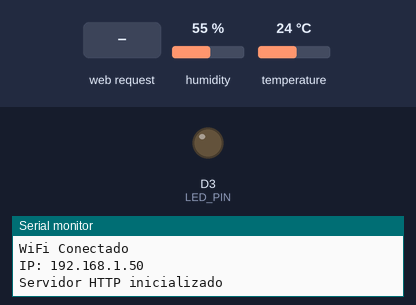
Recording of a sketch running on a simulated ESP8266 (NodeMCU). Parts: output pins drawn as LEDs (lit = HIGH), the last lines printed to the serial monitor. The inputs (shaded band) are chosen by the test bench; at power-on: humidity 55 %, temperature 24 °C. WiFi joins after 1.5 s; servers stay silent unless stated.

Above: at 3.2 s.
3.3 s: HTTP request GET / received
At 4.0 s:
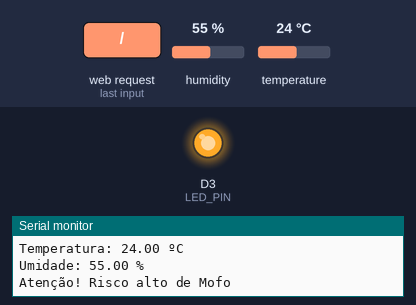
Timing chart, 0 to 6.3 s (numbered marks = the images above; inputs shaded):
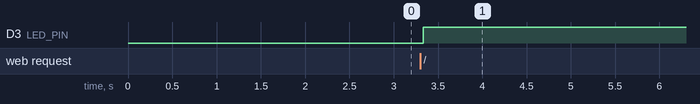

The sketch:

Fool_s_Mold.ino
```cpp
#include <ESP8266WiFi.h> //Biblioteca para funcionamento do WiFi do ESP
#include <ESP8266WebServer.h> //Biblioteca para o ESP funcionar como servidor
#include <DHT.h> //Biblioteca para funcionamento do sensor de temperatura e umidade DHT11

const char* ssid = "Damaa"; // Rede WiFi
const char* password = "baleiagorda"; //Senha da Rede WiFi

ESP8266WebServer server(80); //server na porta 80

#define DHTPIN D2

#define DHTTYPE DHT11 //Tipo do sensor DHT11

#define LED_PIN D3 // Pino do LED

DHT dht(DHTPIN, DHTTYPE); //Inicializando o objeto dht do tipo DHT passando como parâmetro o pino (DHTPIN) e o tipo do sensor (DHTTYPE)

float temperatura; //variável para armazenar a temperatura
float umidade;    //Variável para armazenar a umidade
String condicao;  //Variável de condição

void setup()
{
  Serial.begin(9600); //Inicializa a comunicação serial
  delay(50);          // ?Intervalo para aguardar a estabilização do sistema
  dht.begin();        //Inicializa o sensor DHT11
  pinMode(LED_PIN, OUTPUT); // Define o pino do LED como saída

  Serial.println("Conectando a Rede: "); //Imprime na serial a mensagem
  Serial.println(ssid);                  //Imprime na serial o nome da Rede Wi-Fi

  WiFi.begin(ssid, password); //Inicialização da comunicação Wi-Fi

  //Verificação da conexão
  while (WiFi.status() != WL_CONNECTED)
  {                 //Enquanto estiver aguardando status da conexão
    delay(1000);
    Serial.print("."); //Imprime pontos
  }
  Serial.println("");
  Serial.println("WiFi Conectado");
  Serial.print("IP: ");
  Serial.println(WiFi.localIP()); //Função para exibir o IP da ESP

  server.on("/", handle_OnConnect);    //Servidor recebe uma solicitação HTTP - chama a função handle_OnConnect
  server.onNotFound(handle_NotFound); //Servidor recebe uma solicitação HTTP não especificada - chama a função handle_NotFound

  server.begin(); //Inicializa o servidor
  Serial.println("Servidor HTTP inicializado");
}

void loop()
{
  server.handleClient(); //Chama o método handleClient()
}

void handle_OnConnect()
{
  temperatura = dht.readTemperature(); //Realiza a leitura da temperatura
  umidade = dht.readHumidity();       //Realiza a leitura da umidade

  Serial.print("Temperatura: ");
  Serial.print(temperatura); //Imprime no monitor serial o valor da temperatura lida
  Serial.println(" ºC");
  Serial.print("Umidade: ");
  Serial.print(umidade); //Imprime no monitor serial o valor da umidade lida
  Serial.println(" %");
  if (temperatura >= 20 && temperatura <= 30 && umidade > 10)
  {
    condicao = "Atenção! Risco alto de Mofo";
    Serial.println("Atenção! Risco alto de Mofo");
    digitalWrite(LED_PIN, HIGH);
  }
  else
  {
    Serial.println("Condições ok's");
    condicao = "Condições ok's";
    digitalWrite(LED_PIN, LOW);
  }
  server.send(200, "text/html", EnvioHTML(temperatura, umidade, condicao)); //Envia as informações usando o código 200, especifica o conteúdo como "text/html" e chama a função EnvioHTML
}

void handle_NotFound()
{ //Função para lidar com o erro 404
  server.send(404, "text/plain", "Não encontrado"); //Envia o código 404, especifica o conteúdo como "text/pain" e envia a mensagem "Não encontrado"
}
String EnvioHTML(float Temperaturastat, float Umidadestat, String condicao)
{
  String ptr = "<!DOCTYPE html> <html>\n";
  ptr += "<head><meta name=\"viewport\" content=\"width=device-width, initial-scale=1.0, user-scalable=no\">\n";
  ptr += "<meta http-equiv='refresh' content='2'>";
  ptr += "<meta charset='UTF-8'>";
  ptr += "<link href=\"https://fonts.googleapis.com/css?family=Open+Sans:300,400,600\" rel=\"stylesheet\">\n";
  ptr += "<style>body {font-family: 'Open Sans', sans-serif; background-color: #f2f2f2;}\n";
  ptr += ".container {max-width: 500px; margin: 0 auto; padding: 20px; background-color: #ffffff; box-shadow: 0px 0px 10px rgba(0, 0, 0, 0.1); border-radius: 10px;}\n";
  ptr += "h1 {color: #333333; text-align: center;}\n"; // Adiciona alinhamento centralizado ao título
  ptr += "p {color: #555555; text-align: center;}\n"; // Adiciona alinhamento centralizado ao texto
  ptr += ".status {color: #555555; font-size: 20px; padding: 10px; border-radius: 5px;}\n"; // Estilos para o detalhe da condição
  ptr += ".status.red {color: red;}\n"; // Adiciona a cor vermelha à classe .red
  ptr += "</style>\n";
  ptr += "</head>\n";
  ptr += "<body>\n";
  ptr += "<div class=\"container\">\n";
  ptr += "<h1>Fool's Mold</h1>\n";
  ptr += "<p><b>Detector 1 (armário cozinha)</b></p>\n";
  ptr += "<p><b>Temperatura:</b> ";
  ptr += (float)Temperaturastat;
  ptr += " ºC</p>\n";
  ptr += "<p><b>Umidade:</b> ";
  ptr += (float)Umidadestat;
  ptr += " %</p>\n";
  ptr += "<p class=\"status";

  // Adiciona a classe .red quando a condição do sensor é atingida
  if (condicao == "Atenção! Risco alto de Mofo") {
    ptr += " red";
  }

  ptr += "\"><b>Condição:</b> ";
  ptr += (String)condicao;
  ptr += "</p>\n";
  ptr += "<div class=\"sidebar\">\n"; // Adiciona detalhes nas laterais da página
  ptr += "</div>\n";
  ptr += "</div>\n";
  ptr += "</body>\n";
  ptr += "</html>\n";
  return ptr;}
```

Measured:
- after the input at 3.3 s, D3 (LED_PIN): LOW → HIGH at once
